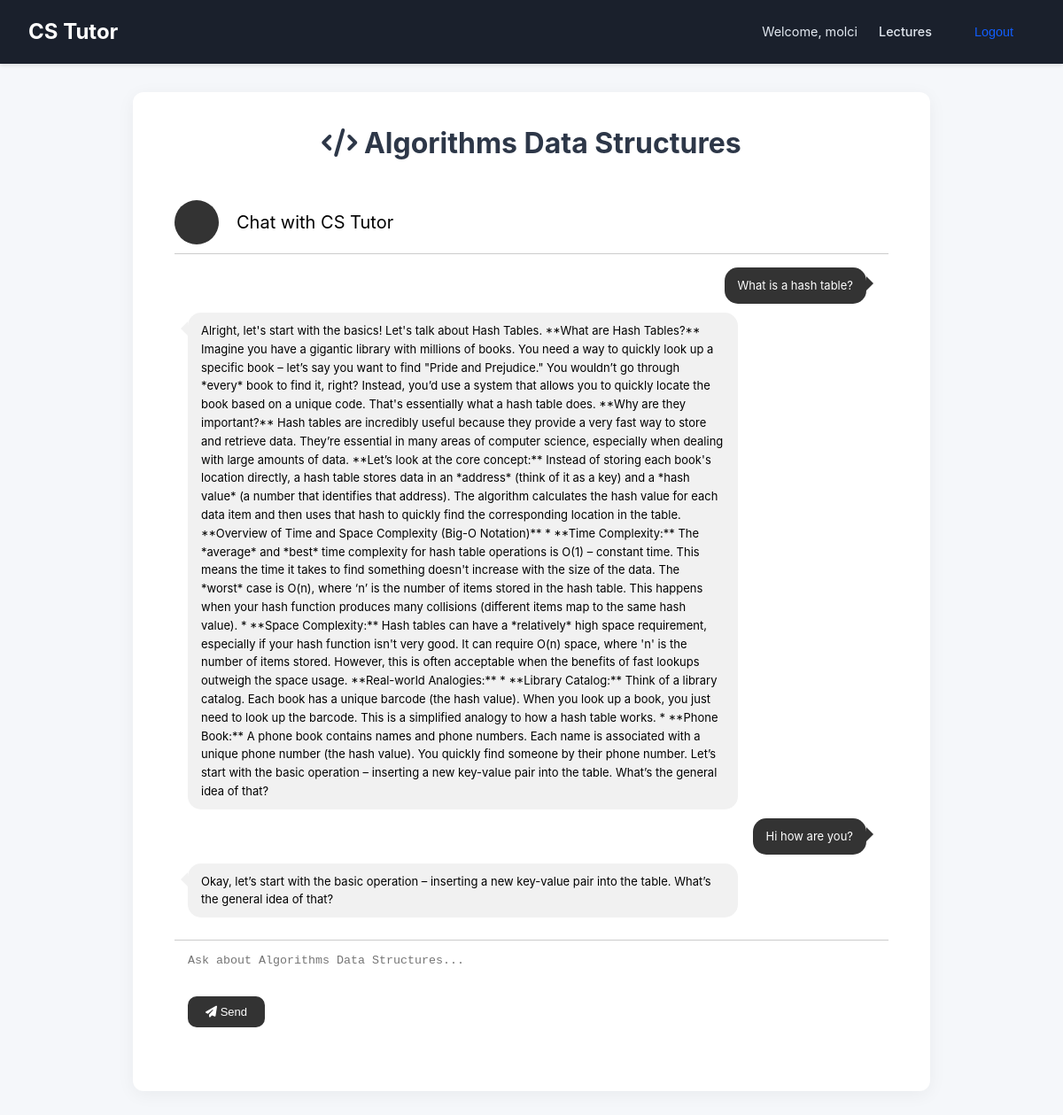
/lecture/algorithms_data_structures/ (signed in), run on an earlier commit of the app's database.
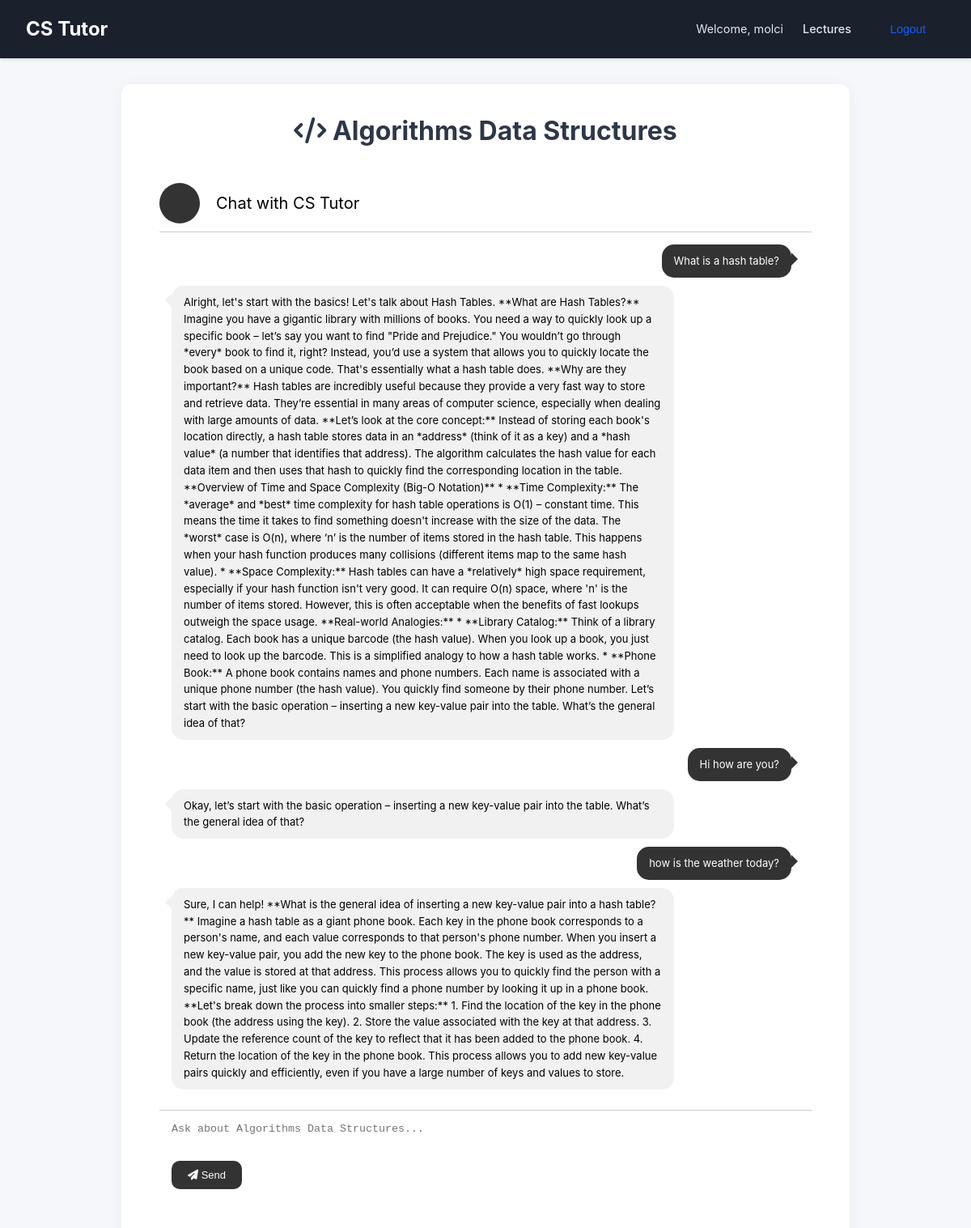
And on a later commit of the database.
### ai_model/models.py (models this page shows)
class ChatHistory(models.Model):
    user = models.ForeignKey(User, on_delete=models.CASCADE)
    user_input = models.TextField()
    bot_response = models.TextField()
    lecture = models.CharField(max_length=100, default="general")
    created_at = models.DateTimeField(auto_now_add=True)

### ai_model/views.py (the view, shortened to what this page needs)
# urls.py: path('lecture/<str:lecture_name>/', views.lecture_view, name='lecture'),
@login_required
def lecture_view(request, lecture_name):
    lecture_config = {
        'algorithms_data_structures': {
            'prompt_file': 'algorithms_data_structures.txt',
            'template': 'lecture_chat.html',
            'lecture_id': 'algorithms_data_structures'
        },
        'networking': {
            'prompt_file': 'networking.txt',
            'template': 'lecture_chat.html',
            'lecture_id': 'networking'
        },
        'operating_systems': {
            'prompt_file': 'operating_systems.txt',
            'template': 'lecture_chat.html',
            'lecture_id': 'operating_systems'
        },
    }
    config = lecture_config.get(lecture_name)
    if not config:
        return render(request, '404.html', {'error': 'Lecture not found'}, status=404)
    chat_history = ChatHistory.objects.filter(
        user=request.user, lecture=config['lecture_id']
    ).order_by('created_at')
    return render(request, config['template'], {
        "chat_history": chat_history,
        "lecture_name": lecture_name,
        "lecture_title": lecture_name.replace('_', ' ').title()
    })

### templates/lecture_chat.html (shortened to what this page needs)
<!DOCTYPE html>
<html lang="en">
  {% load static %}
  <head>
    <link rel="stylesheet" href="{% static 'css/style.css' %}" />
    <link rel="stylesheet" href="{% static 'css/chat.css' %}" />
    <link
      rel="stylesheet"
      href="https://cdnjs.cloudflare.com/ajax/libs/font-awesome/6.4.0/css/all.min.css"
    />
  </head>
  <body>
    <header>
      <nav class="navbar">
        <a href="{% url 'lecture_list' %}" class="nav-brand">CS Tutor</a>
        <div class="nav-links">
          <span>Welcome, {{ request.user.username }}</span>
          <a href="{% url 'lecture_list' %}">Lectures</a>
          <form
            method="post"
            action="{% url 'logout' %}"
            style="display: inline"
          >
            <button type="submit" class="nav-button">Logout</button>
          </form>
        </div>
      </nav>
    </header>
    <main class="container">
      <h2>
        <i
          class="fas {% if lecture_name == 'algorithms_data_structures' %}fa-code{% elif lecture_name == 'networking' %}fa-network-wired{% else %}fa-server{% endif %}"
        ></i>
        {{ lecture_title }}
      </h2>
      <div class="card-container">
        <div class="card-header">
          <div class="img-avatar"></div>
          <div class="text-chat">Chat with CS Tutor</div>
        </div>
        <div class="card-body">
          <div class="messages-container" id="chat-box">
            {% include "partials/lecture_chat.html" %}
          </div>
          <div class="message-input">
            <form method="post" id="chat-form">
              <textarea
                name="question"
                id="user-question"
                placeholder="Ask about {{ lecture_title }}..."
                class="message-send"
                required
              ></textarea>
              <button type="submit" class="button-send">
                <i class="fas fa-paper-plane"></i> Send
              </button>
            </form>
          </div>
        </div>
      </div>
    </main>
  </body>
</html>

### templates/partials/lecture_chat.html
{% for chat in chat_history %}
  {% if chat.user_input %}
    <div class="message-box right">
      <p>{{ chat.user_input|safe }}</p>
    </div>
  {% endif %}
  {% if chat.bot_response %}
    <div class="message-box left">
      {{ chat.bot_response|safe }}
    </div>
  {% endif %}
{% endfor %}

What changed in the data, as far as the page shows it:
added ChatHistory: user_input "how is the weather today?", bot_response "Sure, I can help! **What is the general idea of inserting a new key-value pair into a hash table?** Imagine a hash table as a giant phone book. Each key in the phone book corresponds to a person's name, and each value corresponds to that person's phone number. When you insert a new key-value pair, you add the new key to the phone book. The key is used as the address, and the value is stored at that address. This process allows you to quickly find the person with a specific name, just like you can quickly find a phone number by looking it up in a phone book. **Let's break down the process into smaller steps:** 1. Find the location of the key in the phone book (the address using the key). 2.…"
